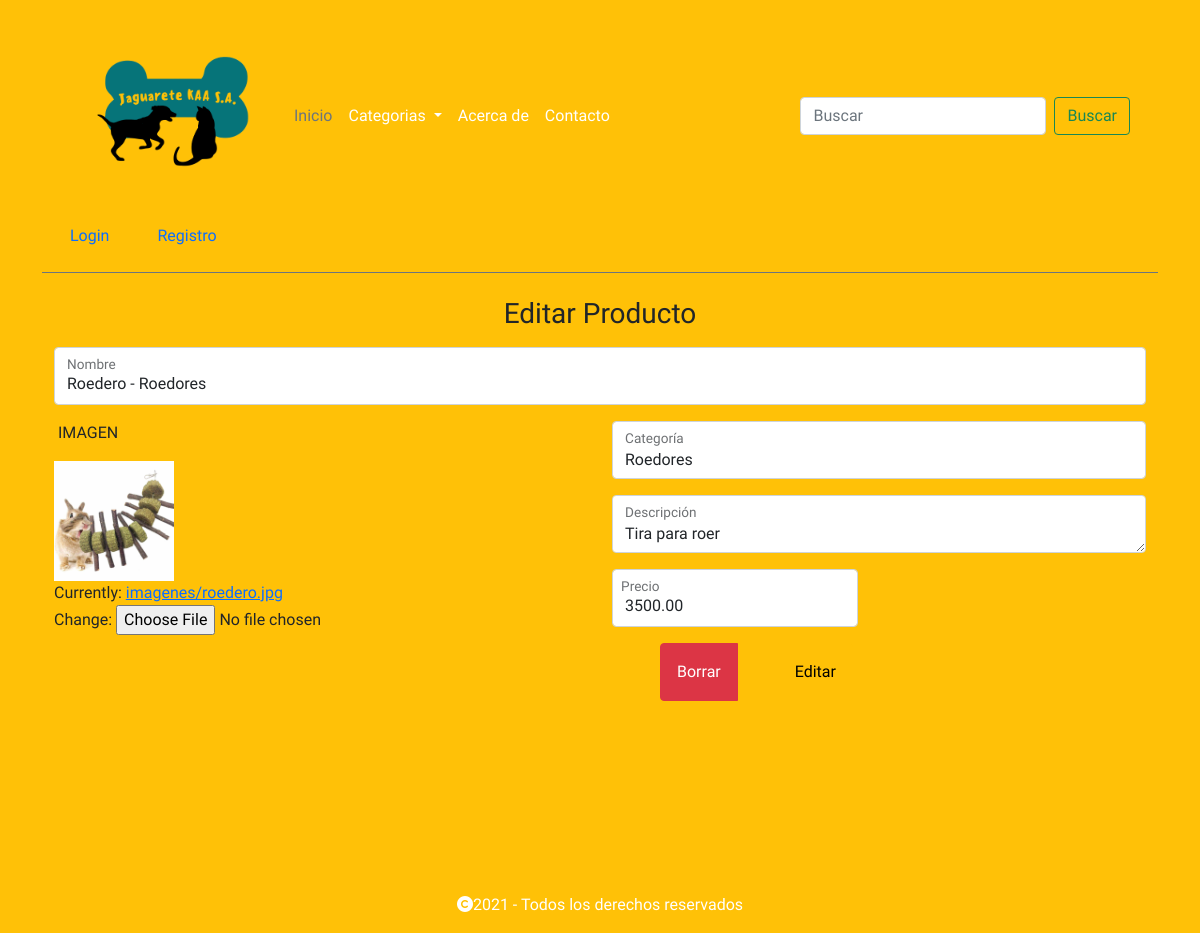
Screenshot of /editar_producto/12 with the database file from the repository.
### JAGUARETEAPP/models.py (models this page shows, shortened)
class Producto(models.Model):
    nombre=models.CharField(max_length=30)
    color=models.CharField(max_length=30)
    descripcion=models.CharField(max_length=140, null=True)
    precio=models.DecimalField(decimal_places=2, max_digits=10 )
    imagen=models.ImageField(upload_to='imagenes/')
    categoria=models.ForeignKey(Categoria, on_delete=models.SET_NULL, blank=True, null= True)
    moderador=models.ForeignKey(User, on_delete=models.CASCADE, null= True)
    fecha = models.DateField(null= False)

### JAGUARETEAPP/views.py (the view)
# urls.py: path('editar_producto/<int:producto_id>', views.editar_producto, name="editar_producto"),
def editar_producto(request, producto_id):
    producto_editado = get_object_or_404(Producto, id=producto_id)
    if request.method == "POST":
        user = User.objects.get(username=request.user)
        producto_editado.moderador = user
        form = ProductoForm(data=request.POST, files=request.FILES, instance=producto_editado)
        if form.is_valid():
            form.save()
            return redirect("home")
    else:
        form = ProductoForm(instance = producto_editado)
        context = {
            "product": producto_editado,
            "form": form}
        return render(request, 'web/producto_editado.html', context)

### JAGUARETEAPP/forms.py
class ProductoForm(forms.ModelForm):
    class Meta:
        model = Producto
        fields = ('categoria', 'nombre', 'color', 'descripcion', 'precio', 'imagen', 'fecha')
        widgets = {
            'categoria': forms.Select(
                attrs={
                    "class": "form-control",
                    "id": "categoria",
                }
            ),
            'nombre': forms.TextInput(
                attrs={
                    "class": "form-control",
                }
            ),
            'fecha': forms.SelectDateWidget(
                attrs={
                    "class": "visually-hidden",
                }
            ),
            'color':forms.TextInput(
                attrs={
                    "class": "form-control",
                }
            ),
            'descripcion': forms.Textarea(
                attrs={
                    "class": "form-control",
                }
            ),
            'precio': forms.NumberInput(
                attrs={
                    "class": "form-control",
                }
            ),
            'imagen': forms.ClearableFileInput(),
        }

### JAGUARETEAPP/models.py (called while the page is built)
    def __str__(self):
        return f"{self.marca}"

### JAGUARETEAPP/templates/web/producto_editado.html (shortened to what this page needs)
{% extends "web/layout.html" %}
{% block main %}
<div class="container pb-5">
    <h3 class="text-center mb-3">Editar Producto</h3>
    <form enctype="multipart/form-data" action="{% url 'editar_producto' product.id %}" method="post" class="formulario">
        <div class="mb-3 form-floating">
            {{ form.nombre }} {{ form.nombre.errors }}
            <label for="nombre">Nombre</label>
        </div>
        <div class="bloque row pb-5">
            <div class="imagen col">
                <div class="mb-3">
                    <label for="imagen_input"  class="row ms-1 mb-3">IMAGEN</label>
                    <div class="">
                        <img src="{{ product.imagen.url }}" class="text-center" width="120" height="120" alt="{{ producto.nombre }}"><br>
                        {{ form.imagen }} {{ form.imagen.errors }}
                    </div>
                </div>
            </div>
            <div class="contenido-form col">
                <div class="mb-3 form-floating">
                    {{ form.categoria }} {{ form.categoria.errors }}
                    <label for="categoria">Categoría</label>
                </div>
                <div class="mb-3 form-floating">
                    {{ form.descripcion }} {{ form.descripcion.errors }}
                    <label for="descripcion">Descripción</label>
                </div>
                <div class="row pb-3">
                    <div class="col-auto mb-3 me-5 form-floating">
                        {{ form.precio }} {{ form.precio.errors }}
                        <label for="precio" class="ms-2">Precio</label>
                    </div>
                    <div class="col-auto">
                        <div class="btn-group col-auto ">
                            <a href="/borrar_producto/{{ producto.id}}" class="btn btn-danger ms-5 me-3 p-3">Borrar</a>
                            <input type="submit" class="btn btn-warning ms-4 me-0 p-3" value="Editar">
                        </div>
                    </div>
                </div>
            </div>
        </div>
    </form>
</div>
{% endblock %}

### JAGUARETEAPP/static/jaguarete/estilo.css (style rules this page uses)
body { font-family: "Acme", sans-serif !important; font-weight: bold; }

### rows the page displays
Producto: nombre "Roedero - Roedores", imagen (picture), categoria "Roedores", descripcion "Tira para roer", precio "3500.00"
